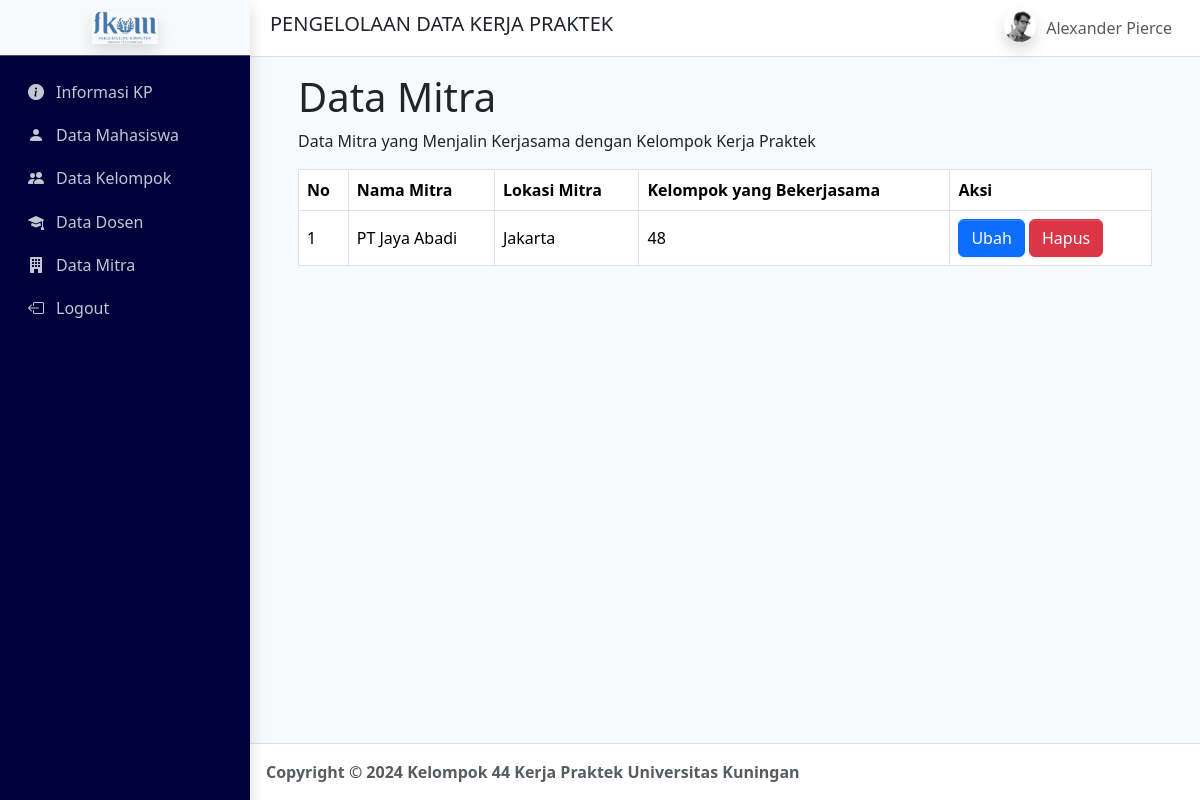
/pages/admin/dashboard/mitra.php (signed in), run on an earlier commit of the app's database.
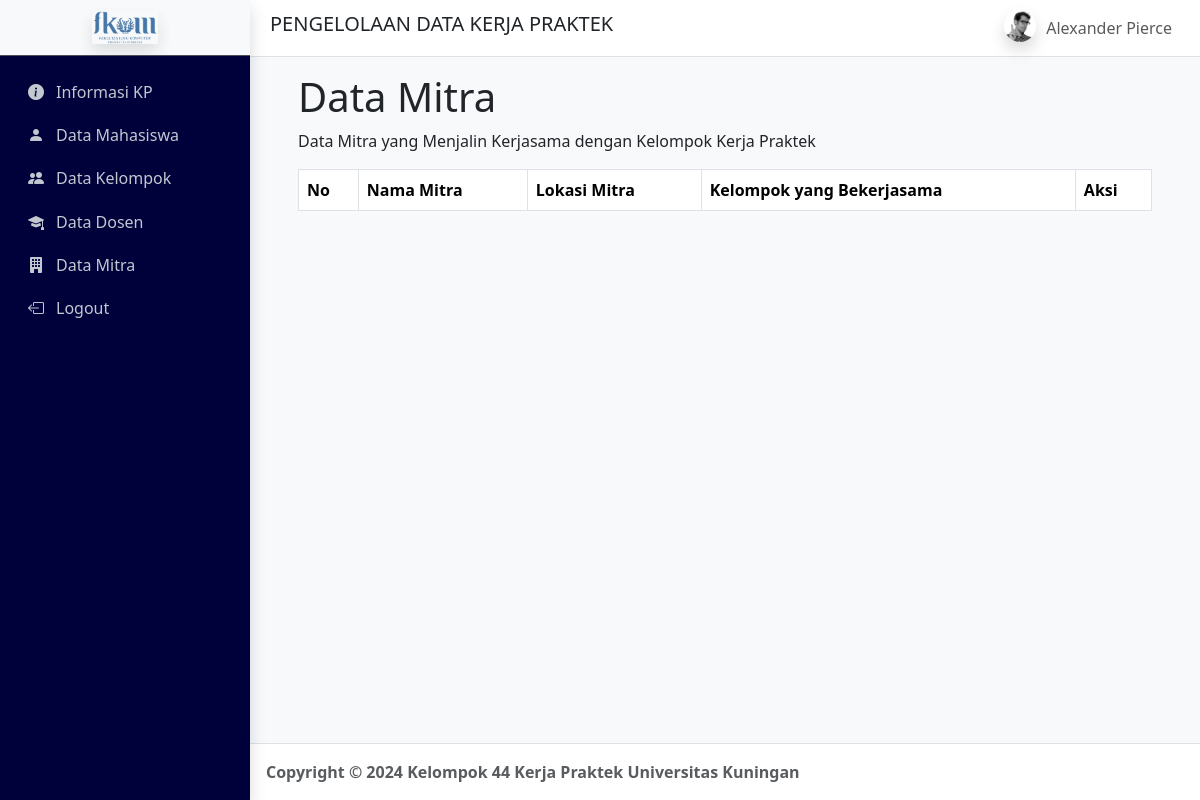
And on a later commit of the database.
### tables this page shows
CREATE TABLE `mitra` (
  `id_mitra` int NOT NULL,
  `nama_mitra` varchar(100) DEFAULT NULL,
  `lokasi` varchar(255) DEFAULT NULL
);

### pages/admin/dashboard/mitra.php (the view, shortened to what this page needs)
<?php
include '../../koneksi.php';
$query = "
    SELECT
        m.id_mitra,
        m.nama_mitra,
        m.lokasi,
        GROUP_CONCAT(DISTINCT kc.no_kelompok ORDER BY kc.no_kelompok ASC SEPARATOR ', ') AS no_kelompok
    FROM mitra m
    INNER JOIN kpconnection kc ON m.id_mitra = kc.id_mitra
    GROUP BY m.id_mitra, m.nama_mitra, m.lokasi
";
$result = mysqli_query($conn, $query);
?>
<!DOCTYPE html>
<html lang="en">
<head>
    <link rel="stylesheet" href="../../../css/adminlte.min.css"/>
    <link rel="stylesheet" href="https://cdn.jsdelivr.net/npm/bootstrap-icons@1.11.3/font/bootstrap-icons.min.css">
</head>
<body class="layout-fixed sidebar-expand-lg bg-body-tertiary">
<div class="app-wrapper">
            <nav class="app-header navbar navbar-expand bg-body">
                <div class="container-fluid">
                    <h5 class="brand-text text-dark ms-2 align-middle">PENGELOLAAN DATA KERJA PRAKTEK</h5>
                    <ul class="navbar-nav ms-auto">
                        <li class="nav-item dropdown user-menu"> <a href="#" class="nav-link dropdown-toggle" data-bs-toggle="dropdown"> <img src="/dist/assets/img/user2-160x160.jpg" class="user-image rounded-circle shadow" alt="User Image"> <span class="d-none d-md-inline">Alexander Pierce</span> </a>
                        </li>
                    </ul>
                </div>
            </nav>
            <aside class="app-sidebar shadow" style="background-color: rgb(0, 0, 58); color: white;" data-bs-theme="dark">
                <div class="sidebar-brand bg-light"> <a href="./home.html" class="brand-link"> <img src="/dist/assets/img/LOGOFKOM.png" alt="AdminLTE Logo" class="brand-image opacity-75 shadow"> </a> </div>
                <div class="sidebar-wrapper">
                    <nav class="mt-2">
                    <ul class="nav sidebar-menu flex-column" role="menu">
                    <li class="nav-item"> <a href="infokp.php" class="nav-link"> <i class="nav-icon bi bi-info-circle-fill"></i>
                                <p>Informasi KP</p>
                            </a> </li>
                            <li class="nav-item"> <a href="mahasiswa.php" class="nav-link"> <i class="nav-icon bi bi-person-fill"></i>
                                    <p>Data Mahasiswa</p>
                                </a> </li>
                            <li class="nav-item"> <a href="kelompok.php" class="nav-link"> <i class="nav-icon bi bi-people-fill"></i>
                                    <p>Data Kelompok</p>
                                </a> </li>
                            <li class="nav-item"> <a href="dosen.php" class="nav-link"> <i class="nav-icon bi bi-mortarboard-fill"></i>
                                    <p>Data Dosen</p>
                                </a> </li>
                            <li class="nav-item"> <a href="mitra.php" class="nav-link"> <i class="nav-icon bi bi-building-fill"></i>
                                    <p>Data Mitra</p>
                                </a> </li>
                            <li class="nav-item"> <a href="../../logout.php" class="nav-link"> <i class="nav-icon bi bi-box-arrow-left"></i>
                                    <p>Logout</p>
                                </a> </li>
                        </ul>
                    </nav>
                </div>
            </aside>
        <main class="app-main">
            <div class="container-fluid px-5 py-3">
                <h1>Data Mitra</h1>
                <p>Data Mitra yang Menjalin Kerjasama dengan Kelompok Kerja Praktek</p>
                <table class="table table-bordered mt-3">
                    <thead>
                        <tr>
                            <th>No</th>
                            <th>Nama Mitra</th>
                            <th>Lokasi Mitra</th>
                            <th>Kelompok yang Bekerjasama</th>
                            <th>Aksi</th>
                        </tr>
                    </thead>
                    <tbody>
                        <?php
                        $no = 1;
                        while ($row = mysqli_fetch_assoc($result)) {
                            echo "<tr class='align-middle'>";
                            echo "<td>{$no}</td>";
                            echo "<td>" . htmlspecialchars($row['nama_mitra']) . "</td>";
                            echo "<td>" . htmlspecialchars($row['lokasi']) . "</td>";
                            echo "<td>" . htmlspecialchars($row['no_kelompok']) . "</td>";
                            echo "<td>
                                    <button class='btn btn-primary' type='button'>Ubah</button>
                                    <button class='btn btn-danger' type='button'>Hapus</button>
                                  </td>";
                            echo "</tr>";
                            $no++;
                        }
                        ?>
                    </tbody>
                </table>
            </div>
        </main>
        <footer class="app-footer">
            <strong>Copyright &copy; 2024 Kelompok 44 Kerja Praktek Universitas Kuningan</strong>
        </footer>
    </div>
</body>
</html>

What changed in the data, as far as the page shows it:
removed mitra: nama_mitra "PT Jaya Abadi", lokasi "Jakarta", no_kelompok "48"
